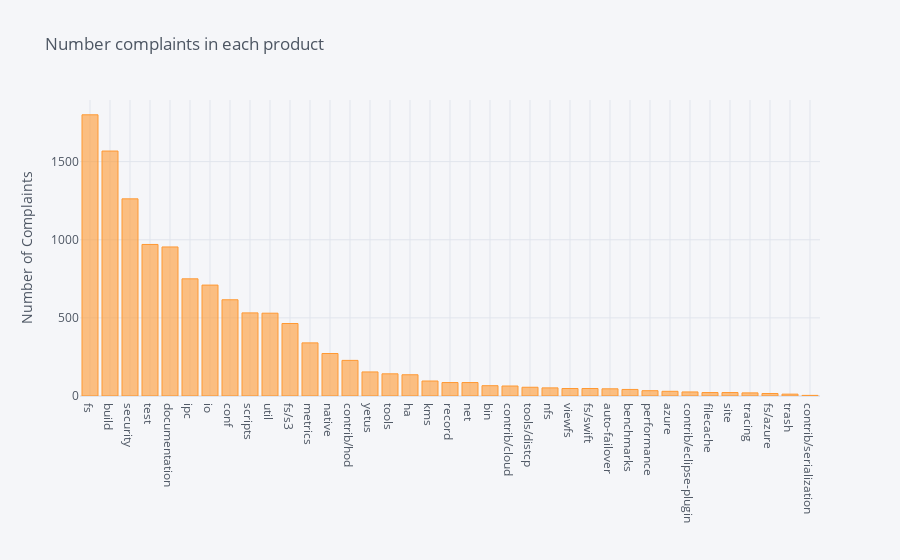

The notebook cell this image was saved under:
### Code cell
df['component'].value_counts().sort_values(ascending=False).iplot(kind = 'bar', yTitle = 'Number of Complaints', title = 'Number complaints in each component')

### Figure 1 — Plotly figure (JSON) as saved in the notebook; plotly's stock layout.template omitted (floating-point values rounded to 4 significant figures)
{"data": [{"marker": {"color": "rgba(255, 153, 51, 0.6)", "line": {"color": "rgba(255, 153, 51, 1.0)", "width": 1}}, "name": "component", "orientation": "v", "text": "", "type": "bar", "x": ["fs", "build", "security", "test", "documentation", "ipc", "io", "conf", "scripts", "util", "fs/s3", "metrics", "native", "contrib/hod", "yetus", "tools", "ha", "kms", "record", "net", "bin", "contrib/cloud", "tools/distcp", "nfs", "viewfs", "fs/swift", "auto-failover", "benchmarks", "performance", "azure", "contrib/eclipse-plugin", "filecache", "site", "tracing", "fs/azure", "trash", "contrib/serialization"], "y": [1800, 1568, 1262, 970, 954, 750, 710, 616, 532, 530, 464, 340, 272, 228, 154, 142, 136, 96, 86, 86, 66, 64, 56, 52, 48, 48, 46, 42, 34, 30, 26, 22, 22, 20, 16, 12, 4]}], "layout": {"legend": {"bgcolor": "#F5F6F9", "font": {"color": "#4D5663"}}, "paper_bgcolor": "#F5F6F9", "plot_bgcolor": "#F5F6F9", "title": {"font": {"color": "#4D5663"}, "text": "Number complaints in each product"}, "xaxis": {"gridcolor": "#E1E5ED", "showgrid": true, "tickfont": {"color": "#4D5663"}, "title": {"font": {"color": "#4D5663"}, "text": ""}, "zerolinecolor": "#E1E5ED"}, "yaxis": {"gridcolor": "#E1E5ED", "showgrid": true, "tickfont": {"color": "#4D5663"}, "title": {"font": {"color": "#4D5663"}, "text": "Number of Complaints"}, "zerolinecolor": "#E1E5ED"}}}
